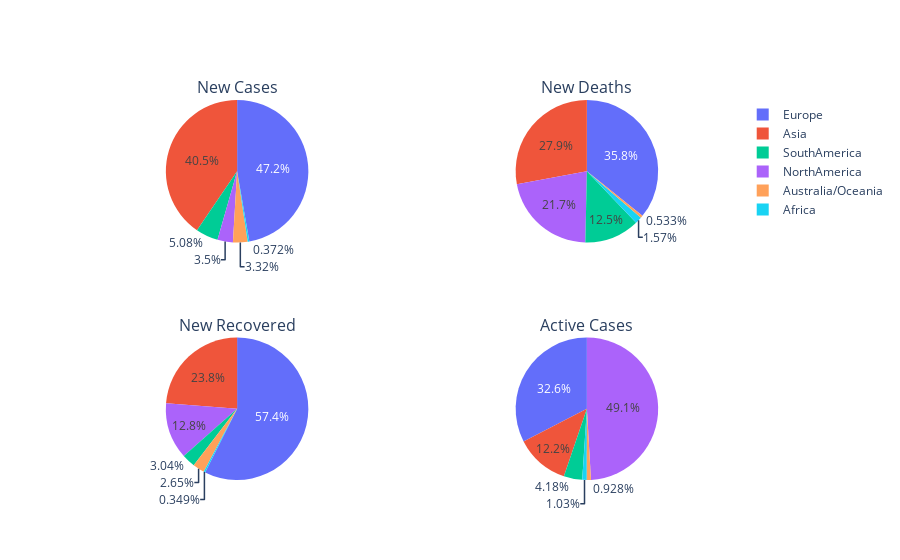

Notebook code for this chart:
### Code cell
specs = [[{'type':'domain'}, {'type':'domain'}], [{'type':'domain'}, {'type':'domain'}]]
fig = make_subplots(rows=2, cols=2, specs = specs, 
subplot_titles=['New Cases', 'New Deaths', 'New Recovered', 'Active Cases'])

fig.add_trace(go.Pie(labels=piechart_plots['Continent'], values=piechart_plots['NewCases']), 1, 1)
fig.add_trace(go.Pie(labels=piechart_plots['Continent'], values=piechart_plots['NewDeaths']), 1, 2)

fig.add_trace(go.Pie(labels=piechart_plots['Continent'], values=piechart_plots['NewRecovered']), 2, 1)
fig.add_trace(go.Pie(labels=piechart_plots['Continent'], values=piechart_plots['ActiveCases']), 2, 2)

### Figure 1 — Plotly figure (JSON) as saved in the notebook; plotly's stock layout.template omitted (floating-point values rounded to 4 significant figures)
{"data": [{"domain": {"x": [0, 0.45], "y": [0.625, 1]}, "labels": ["Africa", "Asia", "Australia/Oceania", "Europe", "NorthAmerica", "SouthAmerica"], "type": "pie", "values": [6304, 686376, 56281, 801055, 59310, 86119]}, {"domain": {"x": [0.55, 1], "y": [0.625, 1]}, "labels": ["Africa", "Asia", "Australia/Oceania", "Europe", "NorthAmerica", "SouthAmerica"], "type": "pie", "values": [94, 1677, 32, 2147, 1303, 749]}, {"domain": {"x": [0, 0.45], "y": [0, 0.375]}, "labels": ["Africa", "Asia", "Australia/Oceania", "Europe", "NorthAmerica", "SouthAmerica"], "type": "pie", "values": [5102, 347821, 38824, 840095, 186917, 44497]}, {"domain": {"x": [0.55, 1], "y": [0, 0.375]}, "labels": ["Africa", "Asia", "Australia/Oceania", "Europe", "NorthAmerica", "SouthAmerica"], "type": "pie", "values": [540052, 6379153, 485752, 17058408, 25701091, 2190247]}], "layout": {"annotations": [{"font": {"size": 16}, "showarrow": false, "text": "New Cases", "x": 0.225, "xanchor": "center", "xref": "paper", "y": 1, "yanchor": "bottom", "yref": "paper"}, {"font": {"size": 16}, "showarrow": false, "text": "New Deaths", "x": 0.775, "xanchor": "center", "xref": "paper", "y": 1, "yanchor": "bottom", "yref": "paper"}, {"font": {"size": 16}, "showarrow": false, "text": "New Recovered", "x": 0.225, "xanchor": "center", "xref": "paper", "y": 0.375, "yanchor": "bottom", "yref": "paper"}, {"font": {"size": 16}, "showarrow": false, "text": "Active Cases", "x": 0.775, "xanchor": "center", "xref": "paper", "y": 0.375, "yanchor": "bottom", "yref": "paper"}]}}
